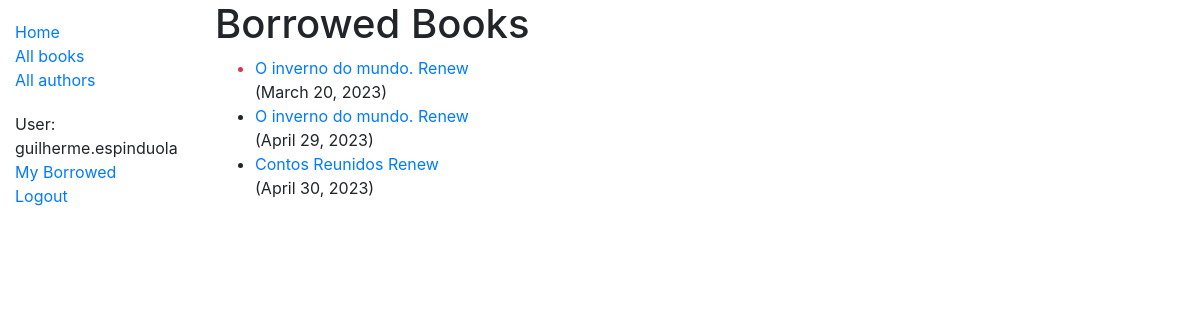
Screenshot of /catalog/borrowed/ (signed in) with the database file from the repository.
### catalog/models.py (models this page shows, shortened)
class BookInstance(models.Model):
	id = models.UUIDField(primary_key=True, default=uuid.uuid4, help_text='Unique id for this partircular book across whole library')
	book = models.ForeignKey('Book', on_delete=models.SET_NULL, null=True)
	imprint = models.CharField(max_length=200)
	due_back = models.DateField(null=True, blank=True)
	borrower = models.ForeignKey(User, on_delete=models.SET_NULL, null=True, blank=True)
	@property
	def is_overdue(self):
		if self.due_back and date.today() > self.due_back:
			return True
		return False
	LOAN_STATUS = {
		('m', 'Maintenance'),
		('o', 'On loan'),
		('a', 'Available'),
		('r', 'Reserverd'),
	}
	status = models.CharField(
		max_length=1,
		choices=LOAN_STATUS,
		blank=True,
		default='m',
		help_text='Book availability'
	)
	class Meta:
		ordering = ['due_back']
		permissions = (("can_mark_returned", "Set book as returned"),
				("is_staff", "Is it a staff member?"),)

class Book(models.Model):
	title = models.CharField(max_length=200)
	author = models.ForeignKey('Author', on_delete=models.SET_NULL, null=True)
	sumary = models.TextField(max_length=1000, help_text='Enter a brief description of the book')
	isbn = models.CharField('ISBN', max_length=13, help_text='13 Character')
	genre = models.ManyToManyField(Genre, help_text='Select a genre for this book')
	def display_genre(self):
		"""Create a string for the Genre. This is required to display genre in Admin."""
		return ', '.join(genre.name for genre in self.genre.all()[:3])
	display_genre.short_description = 'Genre'

### catalog/views.py (the view)
# urls.py: path('borrowed/', views.LoanedBooksAllListView.as_view(), name='all-borrowed'),
class LoanedBooksAllListView(LoginRequiredMixin, generic.ListView):
	model = BookInstance
	template_name = 'catalog/bookinstance_list_borrowed_all.html'
	paginete_by = 10
	permission_required = 'catalog.is_staff'
	def get_queryset(self):
		return BookInstance.objects.all().filter(status__exact='o').order_by('due_back')

### catalog/templates/catalog/bookinstance_list_borrowed_all.html
{% extends "base_generics.html" %}
{% block content %}
	<h1>Borrowed Books</h1>
	{% if bookinstance_list %}
		<ul>
			{% for bookinst in bookinstance_list %}
			<li class="{% if bookinst.is_overdue %}text-danger{% endif %}">
				<a href="{% url 'book-detail' bookinst.book.pk %}"> {{ bookinst.book.title }} </a>
				<a href="{% url 'renew-book-librarian' bookinst.id %}"> Renew </a>
			</li> ({{ bookinst.due_back }})
			{% endfor %}
		</ul>
	{% else %}
		<p>There are no books borrowed.</p>
	{% endif %}
{% endblock %}

### catalog/templates/base_generics.html (shortened to what this page needs)
<!DOCTYPE html>
<html lang='en'>
<head>
	<link rel="stylesheet" href="https://stackpath.bootstrapcdn.com/bootstrap/4.1.3/css/bootstrap.min.css"
>
	{% load static %}
	<link rel="stylesheet" href="{% static 'css/styles.css' %}">
</head>
<body>
	<div class="container-fluid">
		<div class="row">
			<div class="col-sm-2">
				{% block sidebar %}
					<ul class='sidebar-nav'>
						<li><a href="{% url 'index' %}">Home</a></li>
						<li><a href="{% url 'books' %}">All books</a></li>
						<li><a href="{% url 'authors' %}">All authors</a></li>
					</ul>
				{% endblock %}
				{% block pagination %}
				<ul class="sidebar-nav">
					{% if user.is_authenticated %}
						<li>User: {{ user.get_username }}</li>
						{% if perms.catalog.can_mark_returned %}
						<li><a href="{% url 'my-borrowed' %}?next={{request.path}}">My Borrowed</a></li>
						{% endif%}
						<li><a href="{% url 'logout' %}?next={{request.path}}">Logout</a></li>
					{% else %}
						<li><a href="{% url 'login' %}?next={{request.path}}">Login</a></li>
					{% endif %}
				</ul>
				{% endblock %}
			</div>
			<div class='col-sm-10'> {% block content %} {% endblock %} </div>
		</div>
	</div>
</body>
</html>

### catalog/templates/static/css/styles.css (style rules this page uses)
.sidebar-nav { margin-top: 20px; padding: 0; list-style: none; }

### rows the page displays
BookInstance: book "O inverno do mundo.", due_back "March 20, 2023"
BookInstance: book "O inverno do mundo.", due_back "April 29, 2023"
BookInstance: book "Contos Reunidos", due_back "April 30, 2023"

### other values shown
{{ user.get_username }} "guilherme.espinduola"
